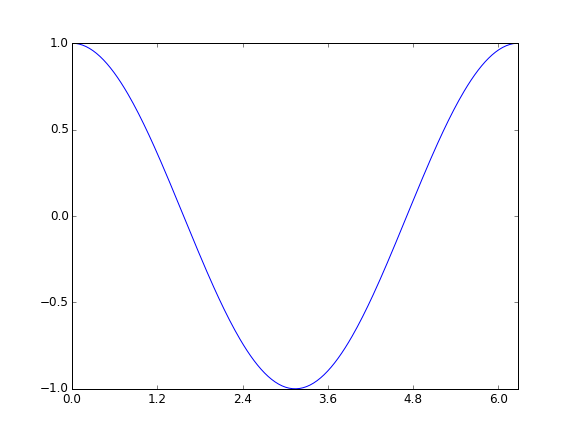

Reproduce this figure in Python.
# -*- coding: utf-8 -*-
# -----------------------------------------------------------------------------
# Copyright (c) 2014, Nicolas P. Rougier. All Rights Reserved.
# Distributed under the (new) BSD License.
# -----------------------------------------------------------------------------
import numpy as np
import matplotlib.pyplot as plt

# Création d'une figure de taille 8x6 (points) en utilisant un DPI de 80
fig = plt.figure(figsize=(8,6), dpi=80)

# Création d'une sous-figure
ax = plt.subplot(1,1,1)

# Création de X et Y
X = np.linspace(0, 2*np.pi, 256)
Y = np.cos(X)

# Affichage de la courbe en bleu, épaisseur 1, trait continu
ax.plot(X, Y, color="blue", linewidth=1.0, linestyle="-")

# Limites en abscisse
ax.set_xlim(0,2*np.pi)

# Indicateurs sur les abscisses
ax.set_xticks(np.linspace(0,6,6, endpoint=True))

# Limites en abscisse
ax.set_ylim(-1.0,1.0)

# Indicateurs sur les ordnonnées
ax.set_yticks(np.linspace(-1,1,5,endpoint=True))

# On sauve a figure
plt.savefig('cosinus.png', dpi=72)

# Affiche la figure
plt.show()
